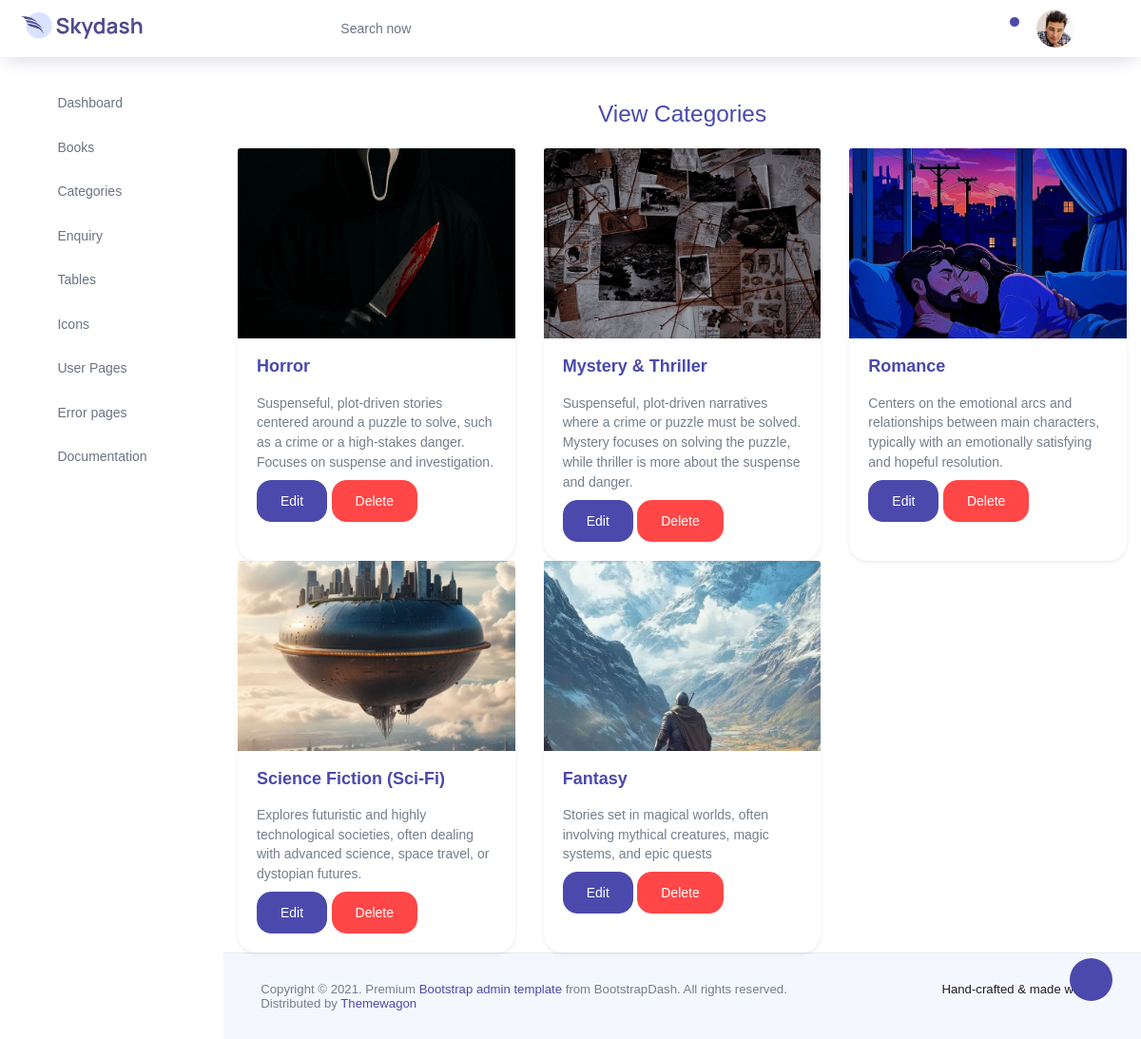
The page /adminapp/viewcategory/ on the database its author committed.
### adminapp/models.py (models this page shows)
class Book_category(models.Model):
    Category_name=models.CharField(max_length=20,null=True,blank=True)
    Category_description=models.TextField(max_length=50,null=True,blank=True)
    Category_image=models.ImageField(upload_to="category_images",null=True,blank=True)

### adminapp/views.py (the view)
# urls.py: path('viewcategory/', views.viewcategory, name="viewcategory"),
def viewcategory(request):
    category = Book_category.objects.all()
    return render(request, "view_category.html", {'category': category})

### adminapp/templates/view_category.html (shortened to what this page needs)
{% extends 'index.html' %}
{% block content %}
<div class="container mt-5">
    <h3 class="text-center text-primary mb-4">View Categories</h3>
    <div class="row g-4">
        {% for c in category %}
        <div class="col-md-4 col-sm-6">
            <div class="card h-100 shadow-sm">
                <img src="{{ c.Category_image.url }}" class="card-img-top" alt="Category Image"
                     style="height: 200px; object-fit: cover;">
                <div class="card-body">
                    <h5 class="card-title text-primary">{{ c.Category_name }}</h5>
                    <p class="card-text text-muted">{{ c.Category_description }}</p>
                    <a href="{%url 'editcategory' e_id=c.id %}" class="btn btn-primary" >Edit</a>
                    <a href="{%url 'delete_category' cat_id=c.id %}" class="btn btn-danger">Delete</a>
                </div>
            </div>
        </div>
        {% endfor %}
    </div>
</div>
{% endblock %}

### adminapp/templates/index.html (shortened to what this page needs)
<!DOCTYPE html>
{% load static %}
<html lang="en">
<head>
    <link rel="stylesheet" href="{% static 'dashboard/vendors/feather/feather.css'%}">
    <link rel="stylesheet" href="{% static 'dashboard/vendors/ti-icons/css/themify-icons.css'%}">
    <link rel="stylesheet" href="{% static 'dashboard/vendors/css/vendor.bundle.base.css'%}">
    <link rel="stylesheet" href="{% static 'dashboard/vendors/datatables.net-bs4/dataTables.bootstrap4.css'%}">
    <link rel="stylesheet" href="{% static 'dashboard/vendors/ti-icons/css/themify-icons.css'%}">
    <link rel="stylesheet" type="{% static 'dashboard/text/css" href="js/select.dataTables.min.css' %}">
    <link rel="stylesheet" href="{% static 'dashboard/css/vertical-layout-light/style.css' %}">
</head>
<body>
<div class="container-scroller">
    <nav class="navbar col-lg-12 col-12 p-0 fixed-top d-flex flex-row">
        <div class="text-center navbar-brand-wrapper d-flex align-items-center justify-content-center">
            <a class="navbar-brand brand-logo mr-5" href="index.html"><img src="images/logo.svg" class="mr-2"
                                                                           alt="logo"/></a>
        </div>
        <div class="navbar-menu-wrapper d-flex align-items-center justify-content-end">
            <button class="navbar-toggler navbar-toggler align-self-center" type="button" data-toggle="minimize">
                <span class="icon-menu"></span>
            </button>
            <ul class="navbar-nav mr-lg-2">
                <li class="nav-item nav-search d-none d-lg-block">
                    <div class="input-group">
                        <div class="input-group-prepend hover-cursor" id="navbar-search-icon">
                <span class="input-group-text" id="search">
                  <i class="icon-search"></i>
                </span>
                        </div>
                        <input type="text" class="form-control" id="navbar-search-input" placeholder="Search now"
                               aria-label="search" aria-describedby="search">
                    </div>
                </li>
            </ul>
            <ul class="navbar-nav navbar-nav-right">
                <li class="nav-item dropdown">
                    <a class="nav-link count-indicator dropdown-toggle" id="notificationDropdown" href="#"
                       data-toggle="dropdown">
                        <i class="icon-bell mx-0"></i>
                        <span class="count"></span>
                    </a>
                </li>
                <li class="nav-item nav-profile dropdown">
                    <a class="nav-link dropdown-toggle" href="#" data-toggle="dropdown" id="profileDropdown">
                        <img src="images/faces/face28.jpg" alt="profile"/>
                    </a>
                </li>
                <li class="nav-item nav-settings d-none d-lg-flex">
                    <a class="nav-link" href="#">
                        <i class="icon-ellipsis"></i>
                    </a>
                </li>
            </ul>
        </div>
    </nav>
    <div class="container-fluid page-body-wrapper">
        <div class="theme-setting-wrapper">
            <div id="settings-trigger"><i class="ti-settings"></i></div>
        </div>
        <nav class="sidebar sidebar-offcanvas" id="sidebar">
            <ul class="nav">
                <li class="nav-item">
                    <a class="nav-link" href="index.html">
                        <i class="icon-grid menu-icon"></i>
                        <span class="menu-title">Dashboard</span>
                    </a>
                </li>
                <li class="nav-item">
                    <a class="nav-link" data-toggle="collapse" href="#ui-basic" aria-expanded="false"
                       aria-controls="ui-basic">
                        <i class="icon-layout menu-icon"></i>
                        <span class="menu-title">Books</span>
                        <i class="menu-arrow"></i>
                    </a>
                </li>
                <li class="nav-item">
                    <a class="nav-link" data-toggle="collapse" href="#form-elements" aria-expanded="false"
                       aria-controls="form-elements">
                        <i class="icon-columns menu-icon"></i>
                        <span class="menu-title">Categories</span>
                        <i class="menu-arrow"></i>
                    </a>
                </li>
                <li class="nav-item">
                    <a class="nav-link" data-toggle="collapse" href="#charts" aria-expanded="false"
                       aria-controls="charts">
                        <i class="icon-bar-graph menu-icon"></i>
                        <span class="menu-title">Enquiry</span>
                        <i class="menu-arrow"></i>
                    </a>
                </li>
                <li class="nav-item">
                    <a class="nav-link" data-toggle="collapse" href="#tables" aria-expanded="false"
                       aria-controls="tables">
                        <i class="icon-grid-2 menu-icon"></i>
                        <span class="menu-title">Tables</span>
                        <i class="menu-arrow"></i>
                    </a>
                </li>
                <li class="nav-item">
                    <a class="nav-link" data-toggle="collapse" href="#icons" aria-expanded="false"
                       aria-controls="icons">
                        <i class="icon-contract menu-icon"></i>
                        <span class="menu-title">Icons</span>
                        <i class="menu-arrow"></i>
                    </a>
                </li>
                <li class="nav-item">
                    <a class="nav-link" data-toggle="collapse" href="#auth" aria-expanded="false" aria-controls="auth">
                        <i class="icon-head menu-icon"></i>
                        <span class="menu-title">User Pages</span>
                        <i class="menu-arrow"></i>
                    </a>
                </li>
                <li class="nav-item">
                    <a class="nav-link" data-toggle="collapse" href="#error" aria-expanded="false"
                       aria-controls="error">
                        <i class="icon-ban menu-icon"></i>
                        <span class="menu-title">Error pages</span>
                        <i class="menu-arrow"></i>
                    </a>
                </li>
                <li class="nav-item">
                    <a class="nav-link" href="pages/documentation/documentation.html">
                        <i class="icon-paper menu-icon"></i>
                        <span class="menu-title">Documentation</span>
                    </a>
                </li>
            </ul>
        </nav>
        <div class="main-panel">
          {% block content %}{%endblock%}
            <footer class="footer">
                <div class="d-sm-flex justify-content-center justify-content-sm-between">
                    <span class="text-muted text-center text-sm-left d-block d-sm-inline-block">Copyright © 2021.  Premium <a
                            href="https://www.bootstrapdash.com/" target="_blank">Bootstrap admin template</a> from BootstrapDash. All rights reserved.</span>
                    <span class="float-none float-sm-right d-block mt-1 mt-sm-0 text-center">Hand-crafted & made with </span>
                </div>
                <div class="d-sm-flex justify-content-center justify-content-sm-between">
                    <span class="text-muted text-center text-sm-left d-block d-sm-inline-block">Distributed by <a
                            href="https://www.themewagon.com/" target="_blank">Themewagon</a></span>
                </div>
            </footer>
        </div>
    </div>
</div>
</body>
</html>

### rows shown on the page
Book_category: Category_image (picture), Category_name "Horror", Category_description "Suspenseful, plot-driven stories centered around a puzzle to solve, such as a crime or a high-stakes danger. Focuses on suspense and investigation."
Book_category: Category_image (picture), Category_name "Mystery & Thriller", Category_description "Suspenseful, plot-driven narratives where a crime or puzzle must be solved. Mystery focuses on solving the puzzle, while thriller is more about the suspense and danger."
Book_category: Category_image (picture), Category_name "Romance", Category_description "Centers on the emotional arcs and relationships between main characters, typically with an emotionally satisfying and hopeful resolution."
Book_category: Category_image (picture), Category_name "Science Fiction (Sci-Fi)", Category_description "Explores futuristic and highly technological societies, often dealing with advanced science, space travel, or dystopian futures."
Book_category: Category_image (picture), Category_name "Fantasy", Category_description "Stories set in magical worlds, often involving mythical creatures, magic systems, and epic quests"
